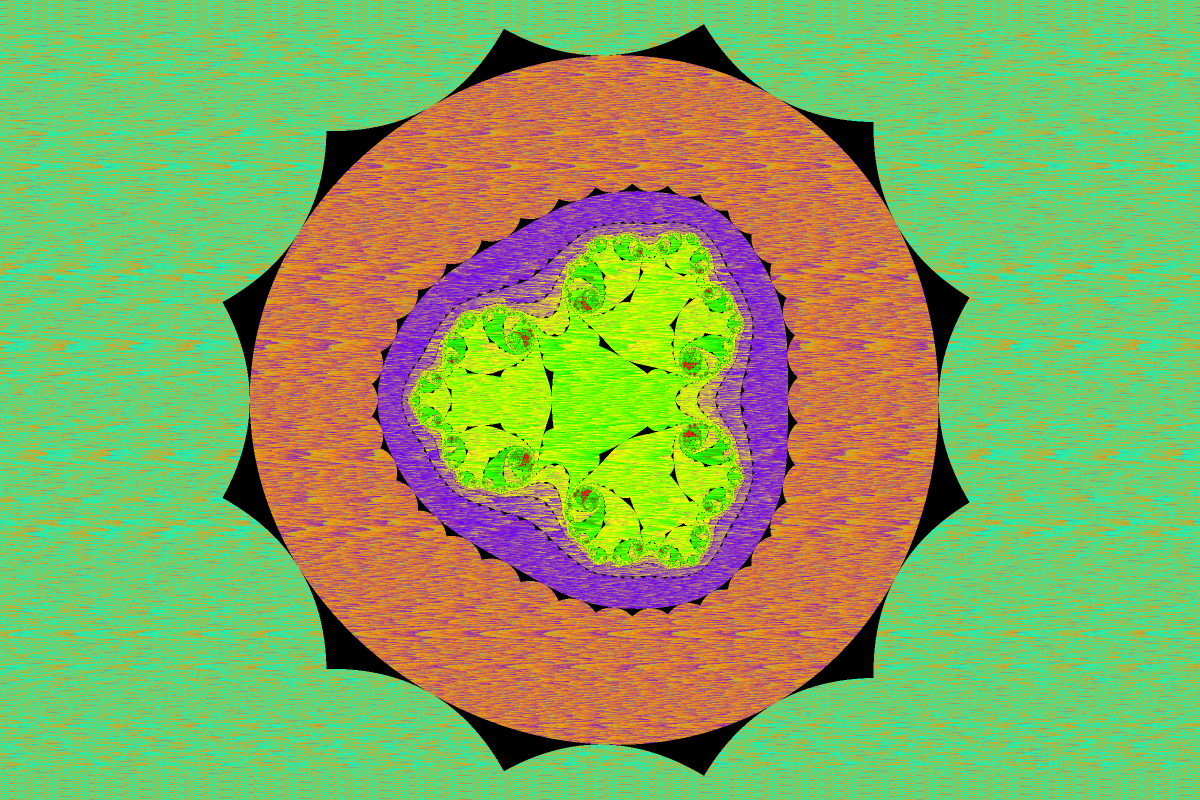
#> input picture image_processors/biomorph_20251006_082331_2x.png, 2400 x 1600 px (shown at 1/2 size)
$ python -i image_portrait2landscape_gr.py   (imports and definitions only)
#> lines starting #> are read from the running program, lines starting #| are printed output that depends on the picture
#> further down, picture is the input picture: PIL image 2400x1600 RGB; mean R, G, B 133.5, 171.7, 96
#!/usr/bin/env python3
"""
Portrait to Landscape Expander with Blurred Edges
Expands portrait images to 2560x1440 landscape format by scaling the image to center
and filling side spaces with stretched rectangles from the image edges using bilinear scaling.
"""

import numpy as np
from PIL import Image
import gradio as gr
from scipy.ndimage import gaussian_filter


def extract_and_resize_edge(img, side='left', rect_width=50, rect_height=300, target_width=640, target_height=1440):
    """
    Extract a vertical rectangle from the edge of an image and resize it to fill a target area.

    Args:
        img: PIL Image
        side: 'left' or 'right'
        rect_width: width of the rectangle to extract
        rect_height: height of the rectangle to extract
        target_width: target width to resize to
        target_height: target height to resize to

    Returns:
        Resized PIL Image
    """
    img_array = np.array(img)
    h, w = img_array.shape[:2]

    # Calculate vertical center position
    start_y = max(0, (h - rect_height) // 2)
    end_y = min(h, start_y + rect_height)

    if side == 'left':
        # Extract from left edge
        start_x = 0
        end_x = min(w, rect_width)
    else:  # right
        # Extract from right edge
        start_x = max(0, w - rect_width)
        end_x = w

    # Extract rectangle
    rect_array = img_array[start_y:end_y, start_x:end_x]
    rect_img = Image.fromarray(rect_array)

    # Resize with bilinear interpolation
    resized = rect_img.resize((target_width, target_height), Image.BILINEAR)

    return resized


def expand_portrait_to_landscape(input_image, rect_width=50, rect_height=300, blur_kernel=3):
    """
    Main processing function to expand portrait image to landscape with blurred edges.

    Args:
        input_image: PIL Image or numpy array
        rect_width: width of rectangle to extract from image edges
        rect_height: height of rectangle to extract from image edges
        blur_kernel: Gaussian blur kernel size (odd number)

    Returns:
        Expanded image as PIL Image
    """
#> called with rect_width = 50, rect_height = 300, blur_kernel = 3
    if input_image is None:
        return None, "No image provided"

    # Convert to PIL if needed
    if isinstance(input_image, np.ndarray):
        img = Image.fromarray(input_image)
    else:
        img = input_image.convert('RGB')

    # Target canvas dimensions
    canvas_width = 2560
    canvas_height = 1440

    # Calculate scaled dimensions (fit to 1440 height)
    original_width, original_height = img.size
#> original_width = 2400; original_height = 1600
    scale_factor = canvas_height / original_height
#> scale_factor = 0.9
    scaled_width = int(original_width * scale_factor)
#> scaled_width = 2160
    scaled_height = canvas_height

    # Resize with Lanczos
    try:
        scaled_img = img.resize((scaled_width, scaled_height), Image.Resampling.LANCZOS)
    except AttributeError:
        # Fallback for older Pillow versions
        scaled_img = img.resize((scaled_width, scaled_height), Image.LANCZOS)

    # Create black canvas
    canvas = Image.new('RGB', (canvas_width, canvas_height), (0, 0, 0))
#> canvas: PIL image 2560x1440 RGB; every value is 0

    # Calculate position to center the scaled image
    paste_x = (canvas_width - scaled_width) // 2
#> paste_x = 200
    canvas.paste(scaled_img, (paste_x, 0))
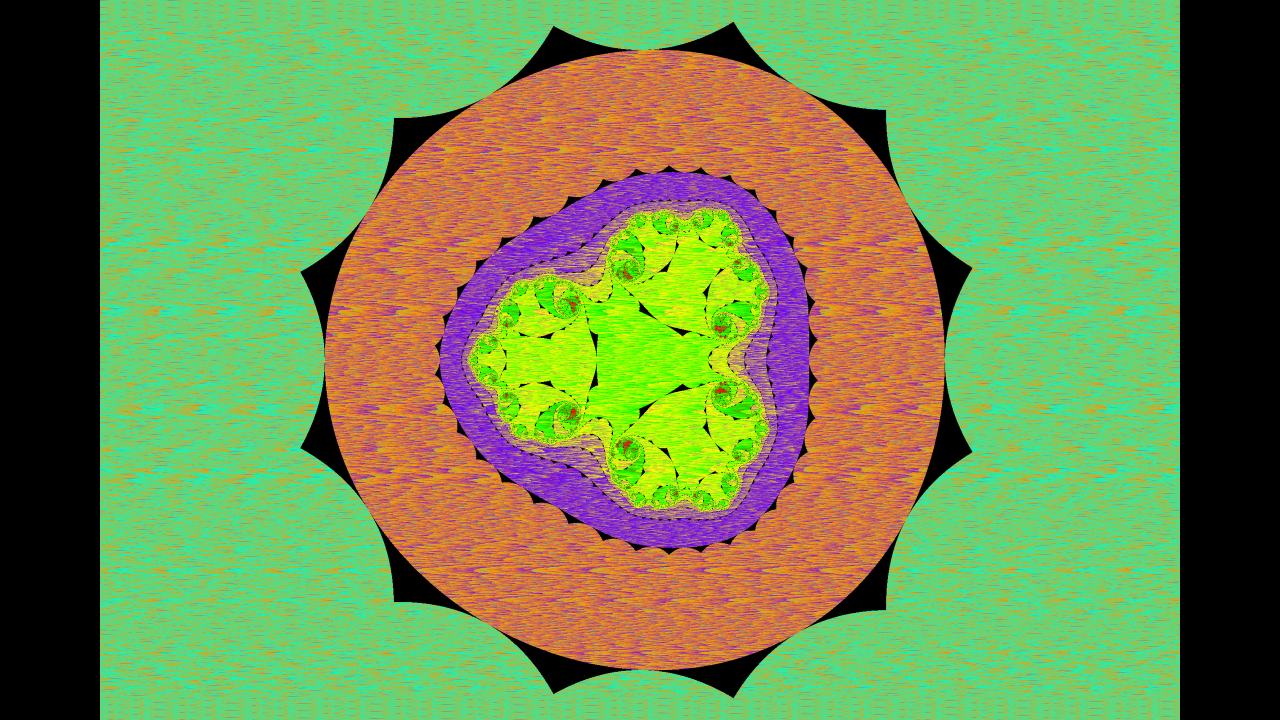
#> canvas: PIL image 2560x1440 RGB (shown at 1/2 size); mean R, G, B 112.7, 144.8, 81.1

    # Calculate side panel dimensions
    side_width = paste_x
#> side_width = 200

    if side_width > 0:  # Only process if there are side panels
        # Process LEFT side
        left_panel = extract_and_resize_edge(
            img, side='left',
            rect_width=rect_width,
            rect_height=rect_height,
            target_width=side_width,
            target_height=canvas_height
        )
#> in extract_and_resize_edge, `rect_array = img_array[start_y:end_y, start_x:end_x]`:
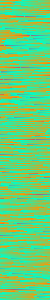
#> rect_array: shape (300, 50, 3); mean R, G, B 105.4, 208.4, 118.1
#> in extract_and_resize_edge, `resized = rect_img.resize((target_width, target_height), Image.BILINEAR)`:
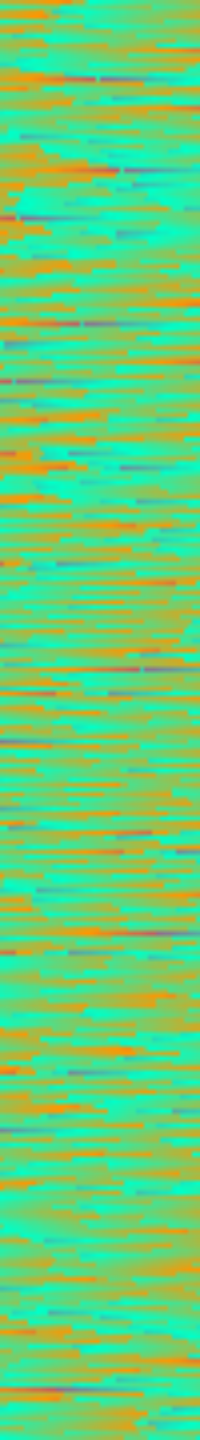
#> resized: PIL image 200x1440 RGB; mean R, G, B 105.5, 208.5, 118.1

        # Apply Gaussian blur if kernel size > 1
        if blur_kernel > 1:
            left_array = np.array(left_panel)
            sigma = (blur_kernel - 1) / 6.0
            left_blurred = np.zeros_like(left_array)
            for i in range(3):  # Apply to each color channel
                left_blurred[:, :, i] = gaussian_filter(left_array[:, :, i], sigma=sigma)
            left_panel = Image.fromarray(left_blurred.astype(np.uint8))

        canvas.paste(left_panel, (0, 0))
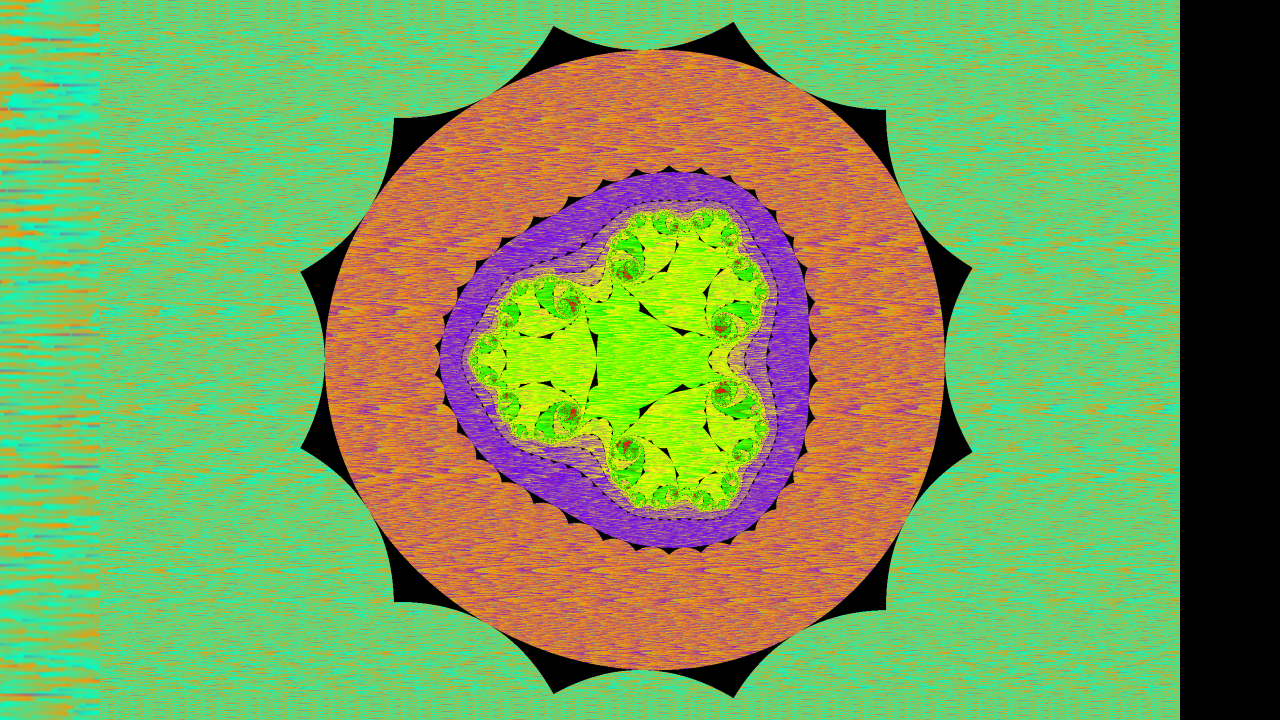
#> canvas: PIL image 2560x1440 RGB (shown at 1/2 size); mean R, G, B 120.9, 161, 90.3

        # Process RIGHT side
        right_panel = extract_and_resize_edge(
            img, side='right',
            rect_width=rect_width,
            rect_height=rect_height,
            target_width=side_width,
            target_height=canvas_height
        )
#> call 2 of extract_and_resize_edge, with side = 'right', rect_width = 50, rect_height = 300, target_width = 200, target_height = 1440
#> in extract_and_resize_edge (call 2), `rect_array = img_array[start_y:end_y, start_x:end_x]`:
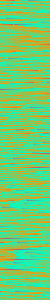
#> rect_array: shape (300, 50, 3); mean R, G, B 110.7, 206.3, 113.9
#> in extract_and_resize_edge (call 2), `resized = rect_img.resize((target_width, target_height), Image.BILINEAR)`:
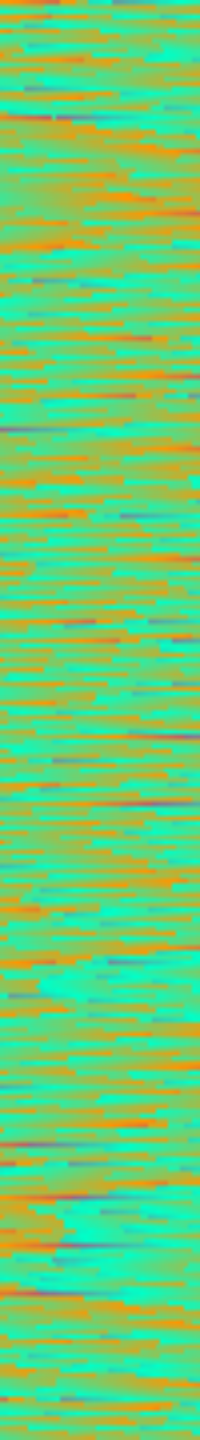
#> resized: PIL image 200x1440 RGB; mean R, G, B 110.7, 206.4, 114

        # Apply Gaussian blur if kernel size > 1
        if blur_kernel > 1:
            right_array = np.array(right_panel)
            sigma = (blur_kernel - 1) / 6.0
            right_blurred = np.zeros_like(right_array)
            for i in range(3):  # Apply to each color channel
                right_blurred[:, :, i] = gaussian_filter(right_array[:, :, i], sigma=sigma)
            right_panel = Image.fromarray(right_blurred.astype(np.uint8))

        canvas.paste(right_panel, (canvas_width - side_width, 0))
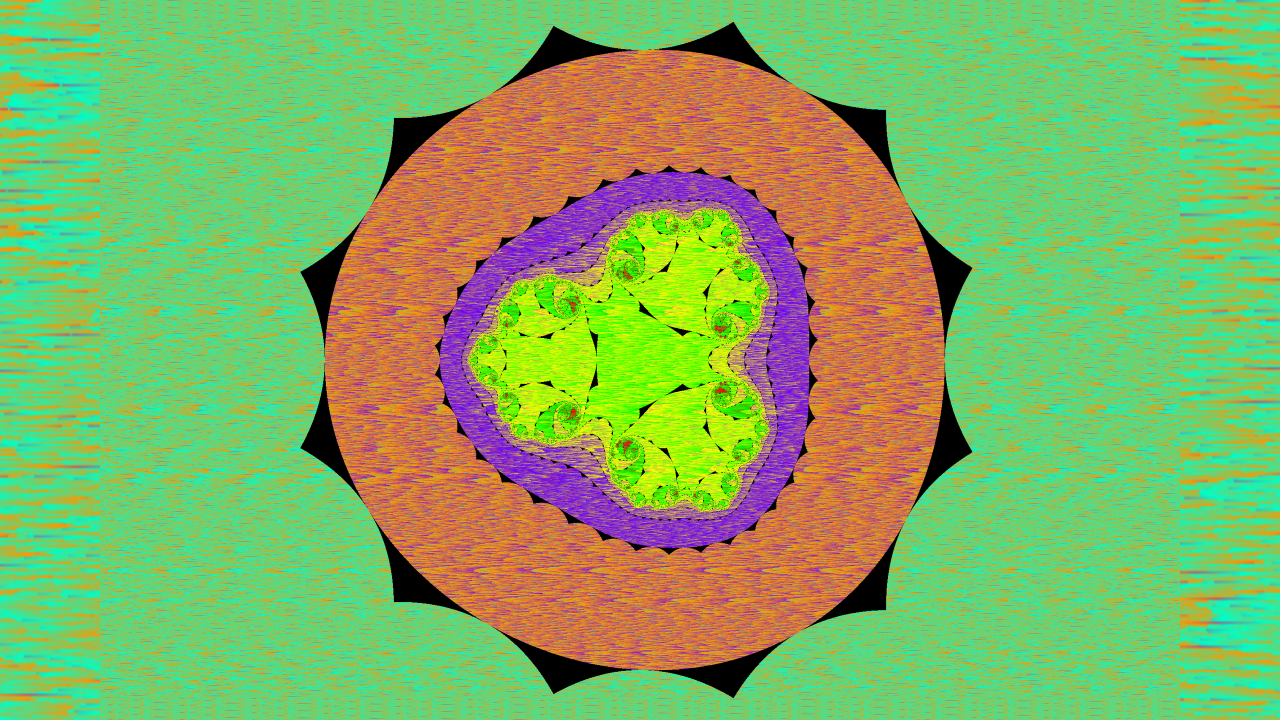
#> canvas: PIL image 2560x1440 RGB (shown at 1/2 size); mean R, G, B 129.5, 177.1, 99.1

    # Generate status message
    message = (f"Successfully expanded image to 2560x1440\n"
              f"Original size: {original_width}x{original_height}\n"
              f"Scaled size: {scaled_width}x{scaled_height}\n"
              f"Side panel width: {side_width} pixels each\n"
              f"Source rectangle: {rect_width}x{rect_height} pixels\n"
              f"Blur kernel size: {blur_kernel}")

    return canvas, message


# Create Gradio interface
# [47 lines not run here, left out]

>>> from PIL import Image
>>> picture = Image.open('biomorph_20251006_082331_2x.png')
>>> result = expand_portrait_to_landscape(picture)
